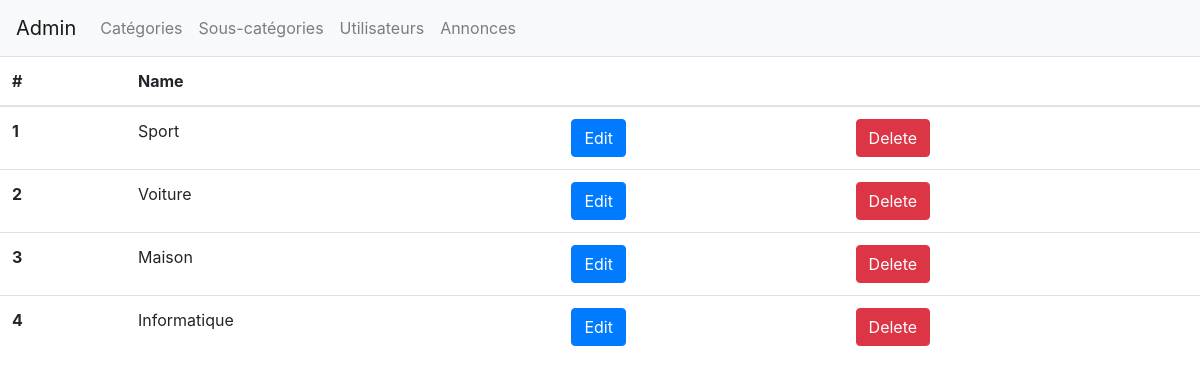
The page /gestion_categories.php on the database its author committed.
### tables this page shows
CREATE TABLE `categorie` (
  `cat_id` int(11) NOT NULL,
  `cat_nom` varchar(255) NOT NULL,
  `cat_del` int(11) NOT NULL DEFAULT '0'
);

### gestion_categories.php (the view, shortened to what this page needs)
<?php
include 'header.php';
?>
<body>
  <?php
  include 'navbar.php';
  ?>
  <table class="table">
    <thead>
      <tr>
        <th scope="col">#</th>
        <th scope="col">Name</th>
        <th scope="col"></th>
        <th scope="col"></th>
      </tr>
    </thead>
    <tbody>
      <?php
      $reponse = $dbs->query("SELECT * FROM categorie");
      while ($donnees = $reponse->fetch()) {
        ?>
        <tr>
          <th scope="row"><?php echo $donnees['cat_id']; ?></th>
          <td><?php echo $donnees['cat_nom']; ?></td>
          <td>
            <button type="button" class="btn btn-primary">Edit</button>
          </td>
          <td>
            <form action="queries/deleteCategorie.php" method="get">
              <button type="submit" class="btn btn-danger">Delete</button>
            </form>
          </td>
        </tr>
      <?php
      }
      ?>
    </tbody>
  </table>
  <?php
  include 'footer.php';
  ?>

### rows shown on the page
categorie: cat_id "1", cat_nom "Sport"
categorie: cat_id "2", cat_nom "Voiture"
categorie: cat_id "3", cat_nom "Maison"
categorie: cat_id "4", cat_nom "Informatique"
